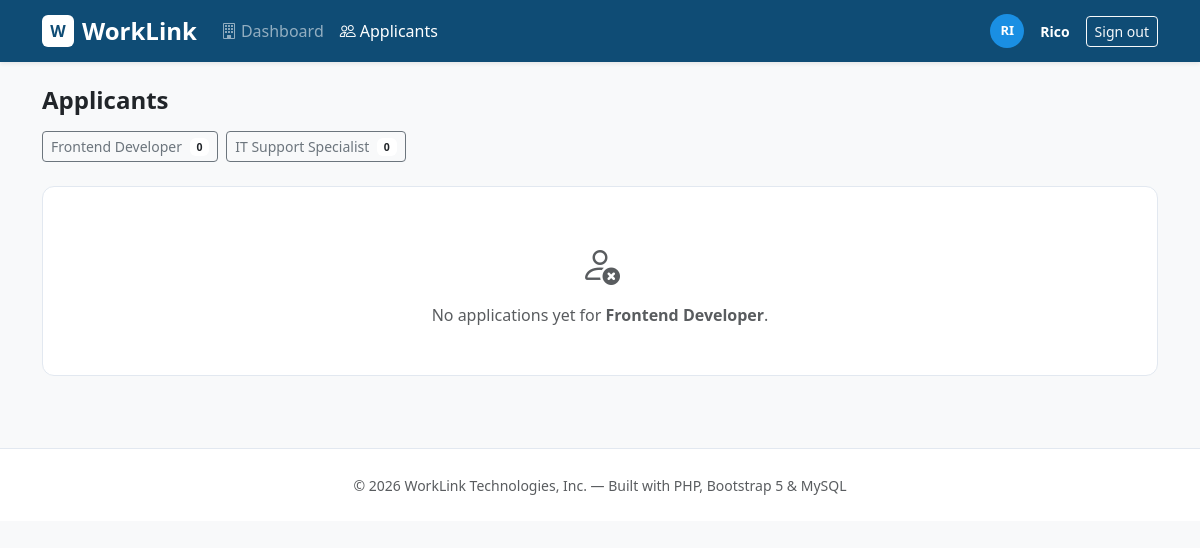
/employer_applicants.php?job=1 (signed in), run on an earlier commit of the app's database.
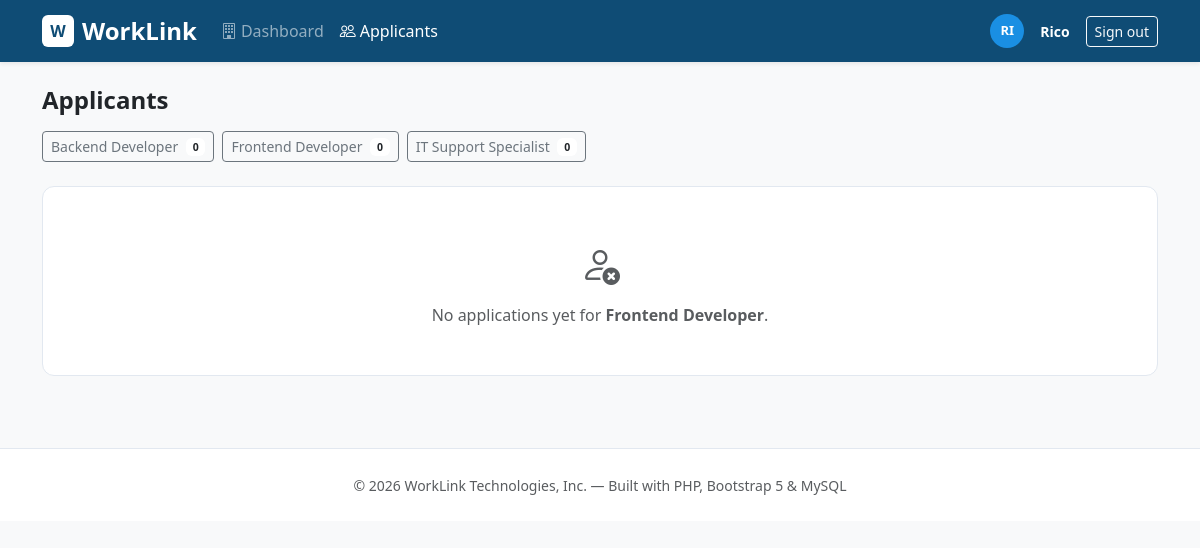
And on a later commit of the database.
### tables this page shows
CREATE TABLE `jobs` (
  `id` int(11) NOT NULL,
  `employer_id` int(11) NOT NULL,
  `title` varchar(200) NOT NULL,
  `company` varchar(200) NOT NULL,
  `location` varchar(150) NOT NULL,
  `type` enum('Full-time','Part-time','Internship','Contract') NOT NULL DEFAULT 'Full-time',
  `salary` varchar(100) DEFAULT NULL,
  `description` text NOT NULL,
  `tags` varchar(500) DEFAULT NULL,
  `deadline` date DEFAULT NULL,
  `created_at` timestamp NOT NULL DEFAULT current_timestamp()
);

### includes/config.php (called while the page is built, shortened)
<?php
function db(): mysqli {
    static $conn = null;
    if ($conn === null) {
        $conn = new mysqli(DB_HOST, DB_USER, DB_PASS, DB_NAME);
        $conn->set_charset('utf8mb4');
    }
    return $conn;
}
function currentUser(): ?array {
    return $_SESSION['user'] ?? null;
}
function e(string $s): string {
    return htmlspecialchars($s, ENT_QUOTES, 'UTF-8');
}

### employer_applicants.php (the view, shortened to what this page needs)
<?php
require 'includes/config.php';
$user  = currentUser();
$jobId = (int)($_GET['job'] ?? 0);
$myJobs = db()->query(
    "SELECT j.id,j.title,(SELECT COUNT(*) FROM applications a WHERE a.job_id=j.id) AS cnt
     FROM jobs j WHERE j.employer_id={$user['id']} ORDER BY j.created_at DESC"
)->fetch_all(MYSQLI_ASSOC);
$apps = [];
$selectedJobTitle = '';
if ($jobId) {
    $jt = db()->prepare("SELECT title FROM jobs WHERE id=? AND employer_id=? LIMIT 1");
    $jt->bind_param('ii', $jobId, $user['id']);
    $jt->execute();
    $jrow = $jt->get_result()->fetch_assoc();
    $selectedJobTitle = $jrow['title'] ?? '';
    $stmt = db()->prepare(
        "SELECT a.*,u.name,u.email,u.headline,u.location,u.skills
         FROM applications a JOIN users u ON a.applicant_id=u.id
         WHERE a.job_id=? ORDER BY a.applied_at DESC"
    );
    $stmt->bind_param('i', $jobId);
    $stmt->execute();
    $apps = $stmt->get_result()->fetch_all(MYSQLI_ASSOC);
}
include 'includes/header.php';
?>
<div class="container py-4">
  <h4 class="fw-bold mb-3">Applicants</h4>
  <div class="d-flex flex-wrap gap-2 mb-4">
    <?php foreach ($myJobs as $j): ?>
      <a href="employer_applicants.php?job=<?= $j['id'] ?>"
         class="btn btn-sm <?= $jobId===$j['id'] ? 'btn-wl' : 'btn-outline-secondary' ?>">
        <?= e($j['title']) ?>
        <span class="badge bg-white text-dark ms-1"><?= $j['cnt'] ?></span>
      </a>
    <?php endforeach; ?>
  </div>
  <?php if (empty($myJobs)): ?>
    <div class="wl-card p-5 text-center text-muted">
      <i class="bi bi-inbox fs-1 d-block mb-2"></i>
      No jobs posted yet. <a href="employer_dashboard.php">Post your first job →</a>
    </div>
  <?php elseif (empty($apps)): ?>
    <div class="wl-card p-5 text-center text-muted">
      <i class="bi bi-person-x fs-1 d-block mb-2"></i>
      No applications yet for <strong><?= e($selectedJobTitle) ?></strong>.
    </div>
  <?php endif; ?>
</div>
<?php include 'includes/footer.php'; ?>

What changed in the data, as far as the page shows it:
added jobs: title "Backend Developer", cnt "0"
